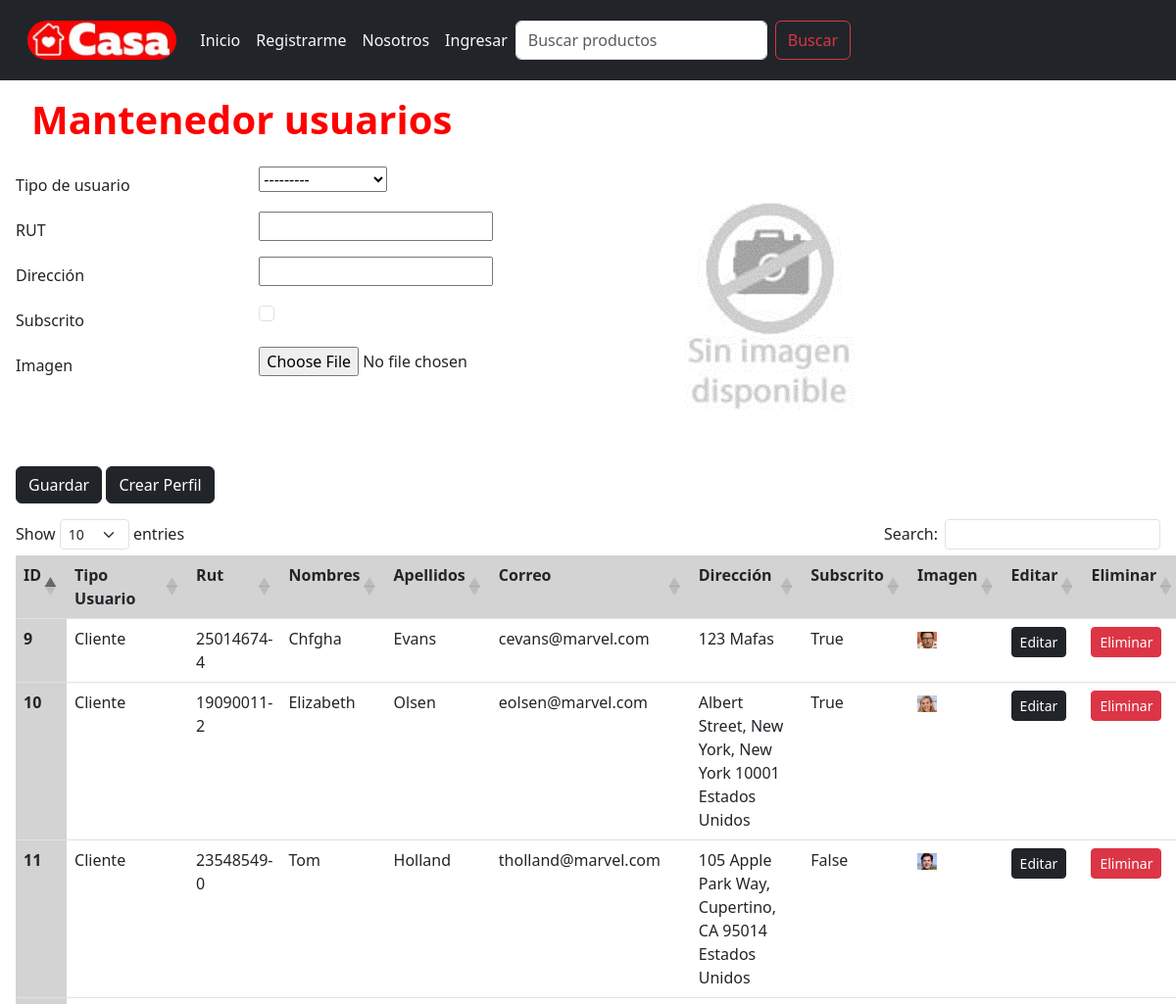
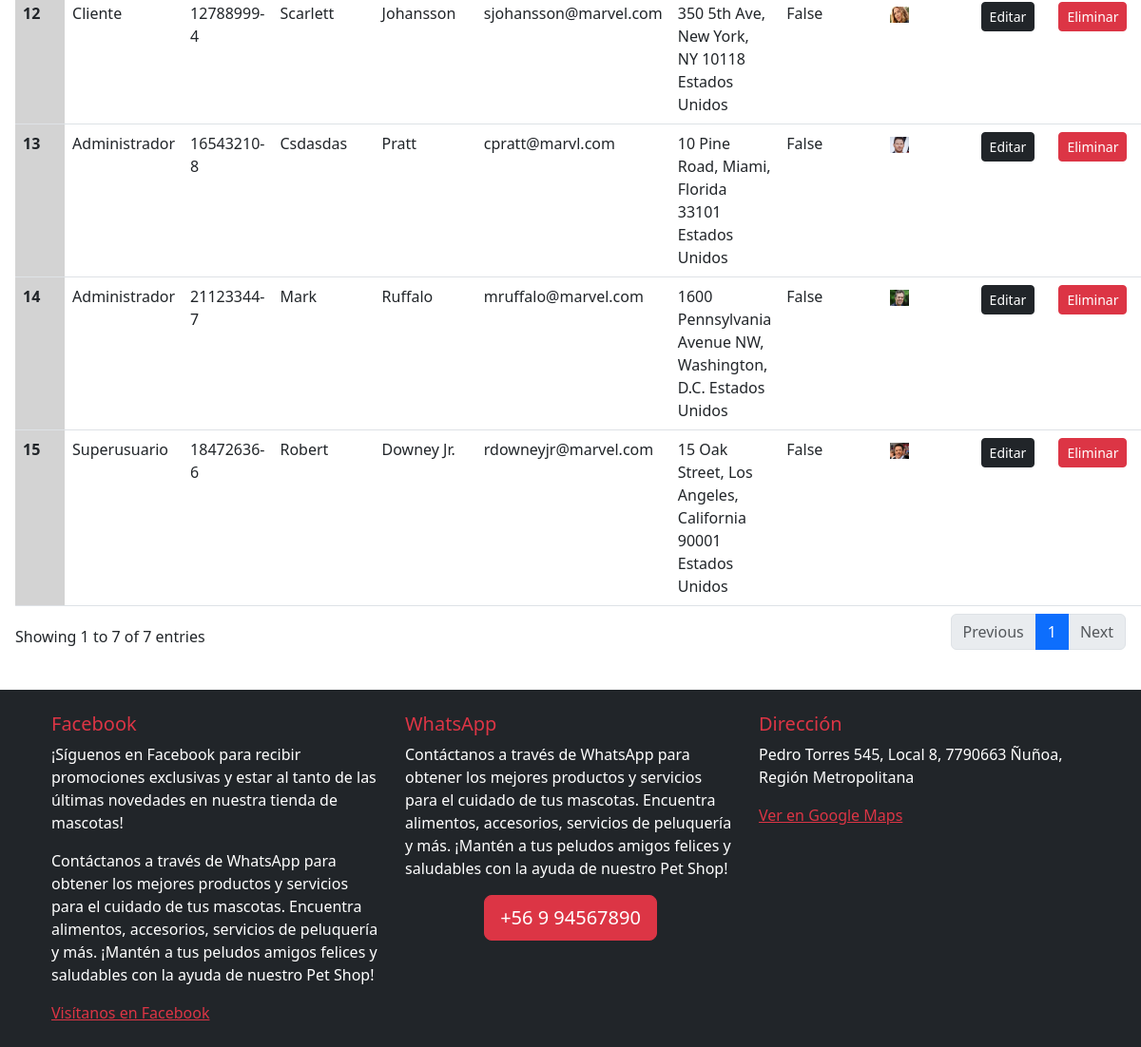
Page /admin_usuarios/crear/0 on the earlier database version (2 pictures, top to bottom).
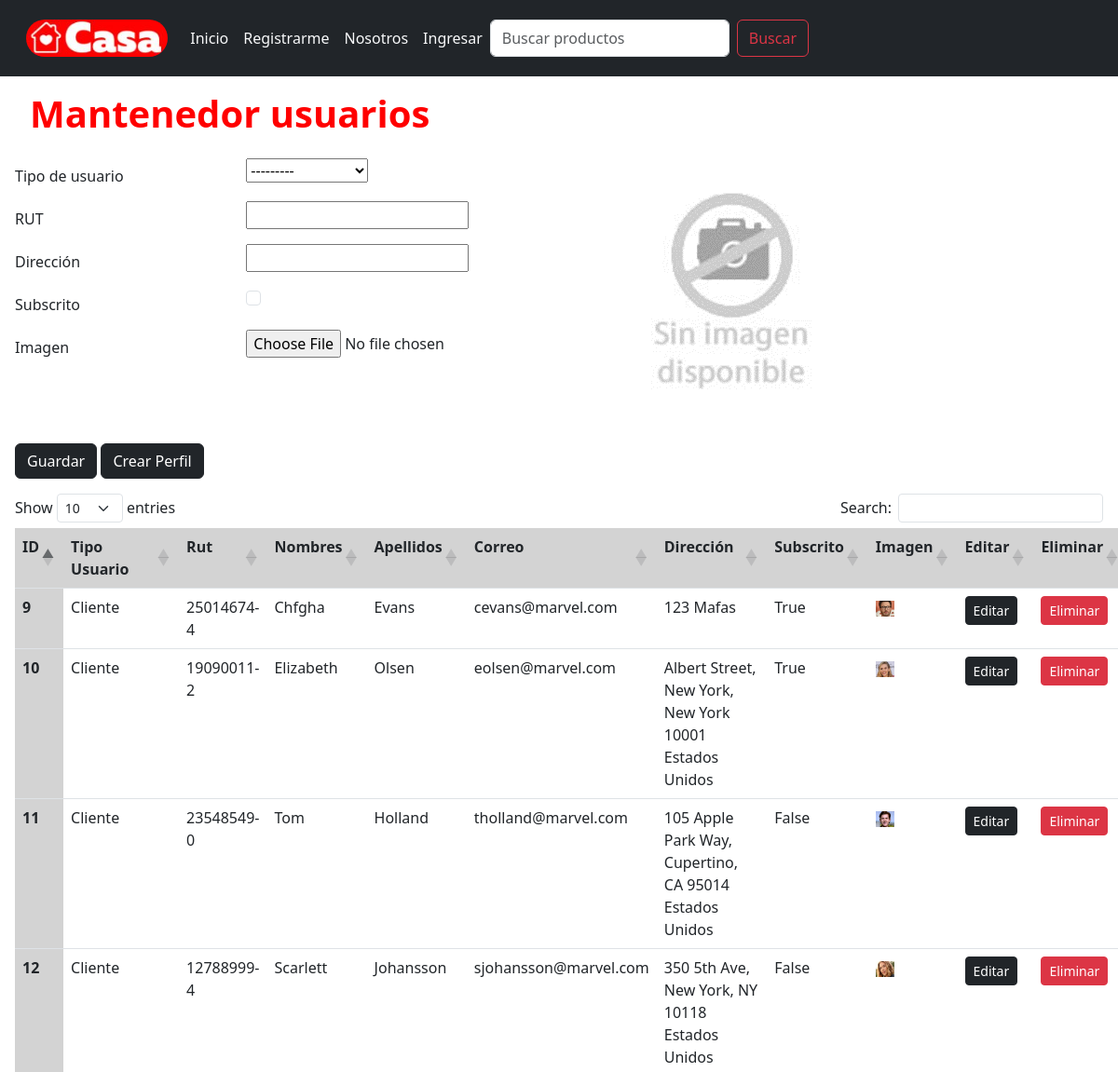
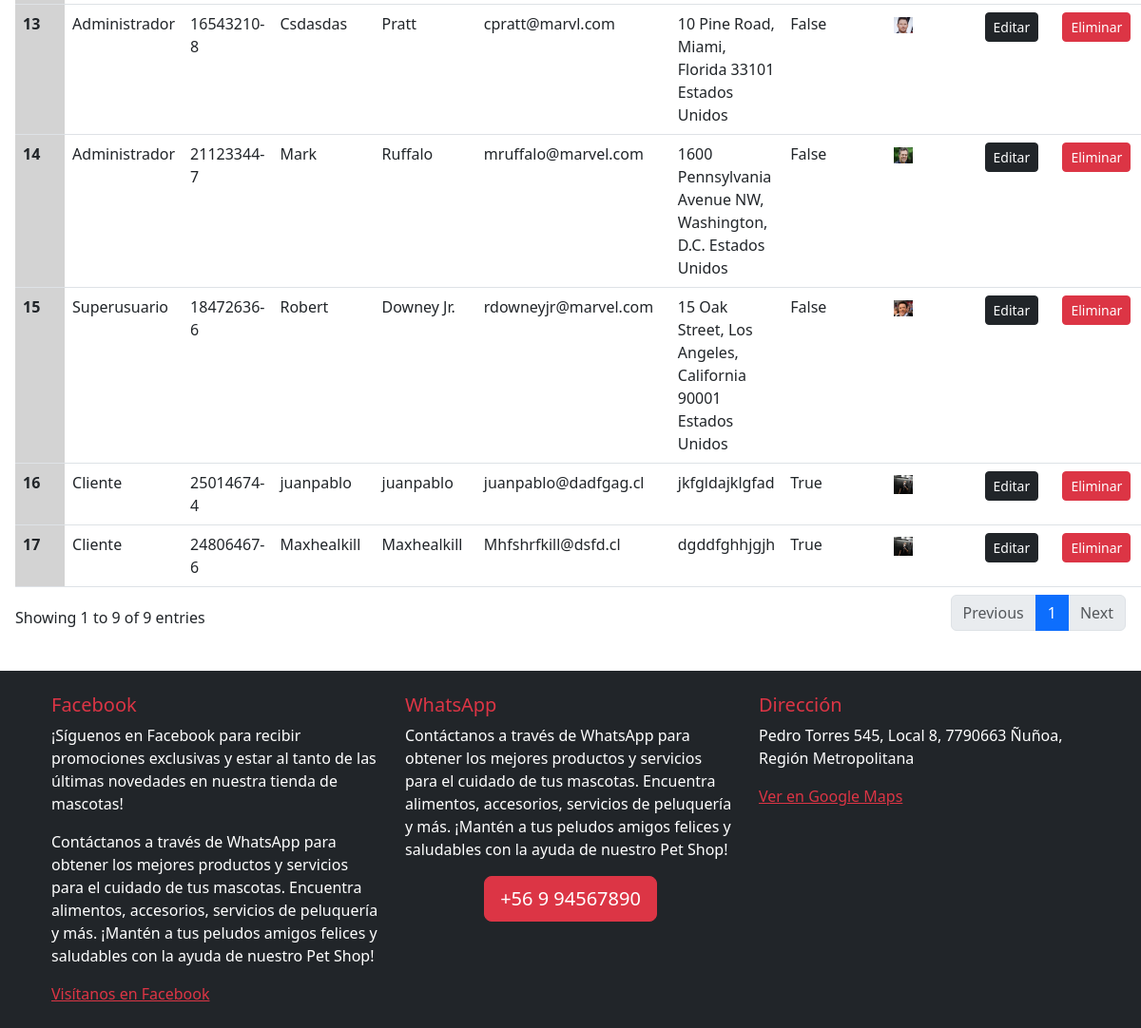
Same page on the later database version (2 pictures, top to bottom).
### core/models.py (models this page shows, shortened)
class Perfil(models.Model):
    USUARIO_CHOICES = [
        ('Cliente', 'Cliente'),
        ('Administrador', 'Administrador'),
        ('Superusuario', 'Superusuario'),
    ]
    usuario = models.OneToOneField(User, on_delete=models.CASCADE)
    tipo_usuario = models.CharField(
        choices=USUARIO_CHOICES,
        max_length=50,
        blank=False,
        null=False,
        verbose_name='Tipo de usuario'
    )
    rut = models.CharField(max_length=20, blank=False, null=False, verbose_name='RUT')
    direccion = models.CharField(max_length=400, blank=False, null=False, verbose_name='Dirección')
    subscrito = models.BooleanField(blank=False, null=False, verbose_name='Subscrito')
    imagen = models.ImageField(upload_to='perfiles/', blank=False, null=False, verbose_name='Imagen')
    class Meta:
        db_table = 'Perfil'
        verbose_name = "Perfil de usuario"
        verbose_name_plural = "Perfiles de usuarios"
        ordering = ['tipo_usuario']

### core/views.py (the view, shortened to what this page needs)
# urls.py: path('admin_usuarios/<accion>/<id>', admin_usuarios, name='admin_usuarios'),
def admin_usuarios(request, accion, id):
    if request.method == 'GET':
        if accion == 'crear':
            form = PerfilForm()
        elif accion == 'actualizar':
            perfil = Perfil.objects.get(id=id)
            form = PerfilForm(instance=perfil)
        elif accion == 'eliminar':
            messages.success(request, eliminar_registro(Perfil, id))
            return redirect('admin_usuarios', 'crear', '0')
    perfiles = Perfil.objects.all()
    datos = {
        'form': form,
        'perfiles': perfiles
    }
    return render(request, 'core/admin_usuarios.html', datos)

### core/forms.py
class PerfilForm(forms.ModelForm):
    class Meta:
        model = Perfil
        fields = ['tipo_usuario', 'rut', 'direccion', 'subscrito', 'imagen']
        labels = {
            'tipo_usuario': 'Tipo de usuario',
            'rut': 'RUT',
            'direccion': 'Dirección',
            'subscrito': 'Subscrito',
            'imagen': 'Imagen',
        }
        widgets = {
            'subscrito': forms.CheckboxInput(attrs={'class': 'form-check-input'}),
            'imagen': forms.ClearableFileInput(attrs={'class': 'form-control-file'}),
        }

### core/context_processors.py (called while the page is built, shortened)
def registrar_carrito(request):
    mostrar_carrito = False
    cantidad_productos = 0
    if request.user.is_authenticated:
        if request.user.perfil.tipo_usuario == 'Cliente':
            cantidad_productos = Carrito.objects.filter(cliente=request.user.perfil).count()
            mostrar_carrito = cantidad_productos > 0
    return {
        'mostrar_carrito': mostrar_carrito,
        'cantidad_productos': cantidad_productos,
    }

def carrito_variables(request):
    return {}

### core/templates/core/admin_usuarios.html (shortened to what this page needs)
{% extends 'core/base.html' %}
{% load static %}
{% load custom_filters %}
{% block content %}
  <div class="row m-lg-1"><h1>Mantenedor usuarios</h1></div>
  <form method="POST" enctype="multipart/form-data" id="form">
    <div class="row">
      <div class="col-sm-12 col-md-6">
        <div class="form-row">
          {% for field in form %}
          <div class="form-group row mb-2">
            <label for="{{ field.id_for_label }}" class="col-sm-5 col-form-label">
              {{ field.label }}
            </label>
            <div class="col-sm-7">
              {{ field }}
            </div>
          </div>
          {% endfor %}
        </div>
      </div>
      <div class="col-sm-12 col-md-6">
        {% if form.instance.imagen %}
        <img id="admin-usuarios-imagen" src="/media/{{ form.instance.imagen }}">
        {% else %}
        <img id="admin-usuarios-imagen" src="{% static 'core/images/sin-imagen.png' %}">
        {% endif %}
      </div>
    </div>
    <div class="mt-2 mb-3">
      <input type="submit" class="btn btn-dark" value="Guardar">
      <a href="{% url 'crear_perfil' %}" class="btn btn-dark">Crear Perfil</a>
    </div>
  </form>
  <div class="table-responsive-sm table-responsive-md table-responsive-lg">
    <table id="tabla-principal" class="table table-hover">
      <thead>
        <tr>
          <th scope="col">ID</th>
          <th scope="col">Tipo Usuario</th>
          <th scope="col">Rut</th>
          <th scope="col">Nombres</th>
          <th scope="col">Apellidos</th>
          <th scope="col">Correo</th>
          <th scope="col">Dirección</th>
          <th scope="col">Subscrito</th>
          <th scope="col">Imagen</th>
          <th scope="col">Editar</th>
          <th scope="col">Eliminar</th>
        </tr>
      </thead>
      <tbody>
           {% if perfiles %}
        {% for perfil in perfiles %}
        <tr>
          <th scope="row">{{ perfil.usuario.id }}</th>
          <td>{{ perfil.tipo_usuario }}</td>
          <td>{{ perfil.rut }}</td>
          <td>{{ perfil.usuario.first_name }}</td>
          <td>{{ perfil.usuario.last_name }}</td>
          <td>{{ perfil.usuario.email }}</td>
          <td>{{ perfil.direccion }}</td>
          <td>{{ perfil.subscrito }}</td>
          <td><img class="w-25" src="{{ perfil.imagen.url }}" alt="Imagen de perfil"></td>
          <td>
            <a href="{% url 'admin_usuarios' 'actualizar' perfil.id %}" class="btn btn-dark btn-sm boton_chico  "> Editar </a>
        </td>
          <td>
            <form method="delete">
              <a href="{% url 'admin_usuarios' 'eliminar' perfil.id %}" class="btn btn-danger btn-sm boton_chico"> Eliminar </a>
          </form>
          </td>
        </tr>
        {% endfor %}
        {% else %}
          <p>No hay perfiles disponibles.</p>
        {% endif %}
      </tbody>
    </table>
  </div>
{% endblock %}

Differences in the rows shown:
added Perfil: usuario.id "16", tipo_usuario "Cliente", rut "25014674-4", usuario.first_name "juanpablo", usuario.last_name "juanpablo", usuario.email "juanpablo@dadfgag.cl", direccion "jkfgldajklgfad", subscrito "True", imagen (picture)
added Perfil: usuario.id "17", tipo_usuario "Cliente", rut "24806467-6", usuario.first_name "Maxhealkill", usuario.last_name "Maxhealkill", usuario.email "Mhfshrfkill@dsfd.cl", direccion "dgddfghhjgjh", subscrito "True", imagen (picture)
Other differences:
text written by a page script: "Show entries Search: Showing 1 to 7 of 7 entries Previous 1 Next" → "Show entries Search: Showing 1 to 9 of 9 entries Previous 1 Next"
